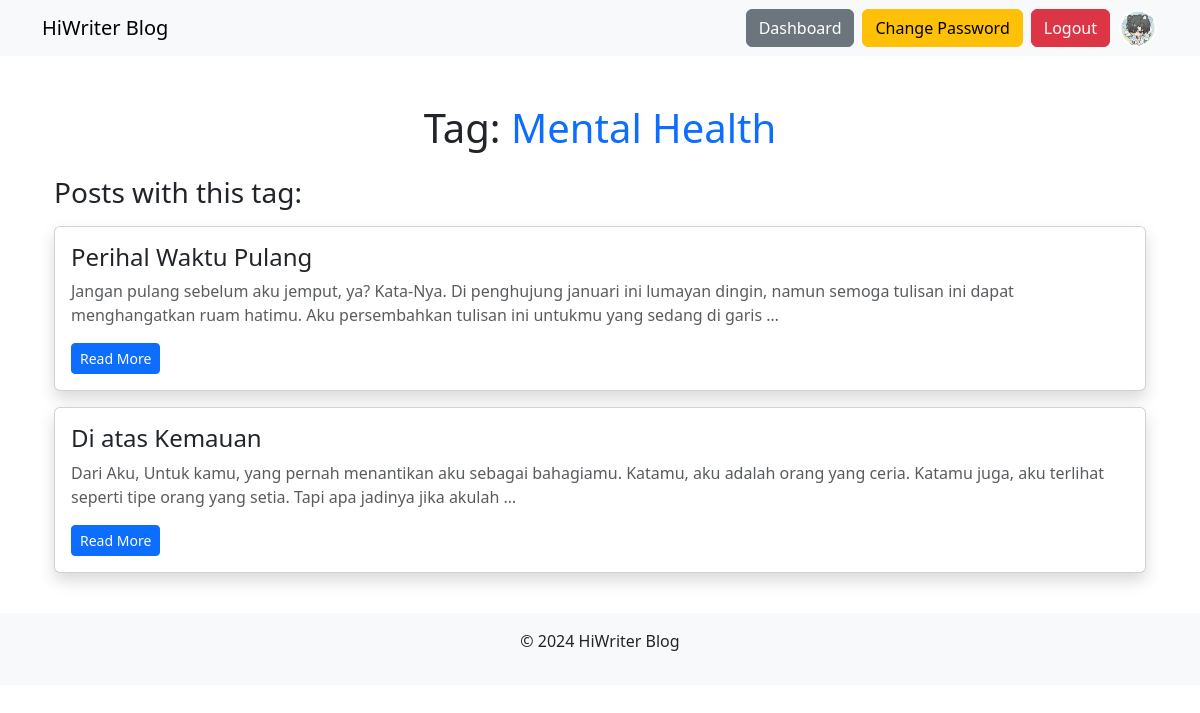
The page /tag/1/ (signed in) on the database its author committed.
### blog/models.py (models this page shows, shortened)
class Profile(models.Model):
    user = models.OneToOneField(User, on_delete=models.CASCADE)
    bio = models.TextField(blank=True, null=True)
    profile_picture = models.ImageField(
        upload_to='profile_pictures/',
        blank=True,
        null=True,
        default='profile_pictures/default-profile.jpg'
    )

class Tag(models.Model):
    name = models.CharField(max_length=255)
    category = models.ForeignKey(Category, on_delete=models.CASCADE)

class Post(models.Model):
    title = models.CharField(max_length=200)
    content = models.TextField()
    author = models.ForeignKey(User, on_delete=models.CASCADE)
    created_at = models.DateTimeField(auto_now_add=True)
    image = models.ImageField(upload_to='post_images/', blank=True, null=True)
    category = models.ForeignKey(Category, on_delete=models.SET_NULL, null=True, blank=True)
    tags = models.ManyToManyField('Tag', blank=True)

### blog/views.py (the view)
# urls.py: path('tag/<int:pk>/', views.TagDetailView.as_view(), name='tag_detail'),
class TagDetailView(ListView):
    model = Post
    template_name = 'blog/tag_detail.html'
    context_object_name = 'tag'
    def get_queryset(self):
        tag = get_object_or_404(Tag, pk=self.kwargs['pk'])
        return Post.objects.filter(tags=tag)
    def get_context_data(self, **kwargs):
        context = super().get_context_data(**kwargs)
        context['tag'] = get_object_or_404(Tag, pk=self.kwargs['pk'])
        return context

### blog/templates/blog/tag_detail.html (shortened to what this page needs)
{% extends 'blog/base.html' %}
{% block content %}
<div class="container mt-5">
    <div class="row">
        <div class="col-md-12">
            <h1 class="text-center mb-4">Tag: <span class="text-primary">{{ tag.name }}</span></h1>
            <h3 class="mb-3">Posts with this tag:</h3>
            {% for post in tag.post_set.all %}
                <div class="card mb-3 shadow">
                    <div class="card-body">
                        <h4 class="card-title"><a href="{% url 'post_detail' post.pk %}" class="text-decoration-none text-dark">{{ post.title }}</a></h4>
                        <p class="card-text text-muted">{{ post.content|truncatewords:30 }}</p>
                        <a href="{% url 'post_detail' post.pk %}" class="btn btn-primary btn-sm">Read More</a>
                    </div>
                </div>
            {% empty %}
                <p class="text-muted">No posts with this tag yet.</p>
            {% endfor %}
        </div>
    </div>
</div>
{% endblock %}

### blog/templates/blog/base.html (shortened to what this page needs)
<!DOCTYPE html>
<html lang="en">
<head>
    <link href="https://cdn.jsdelivr.net/npm/bootstrap@5.3.0-alpha3/dist/css/bootstrap.min.css" rel="stylesheet">
    {% load static %}
    <link rel="stylesheet" href="{% static 'blog/styles.css' %}">
</head>
<body>
<nav class="navbar navbar-expand-lg navbar-light bg-light">
    <div class="container">
        <a class="navbar-brand" href="{% url 'home' %}" >HiWriter Blog</a>
        <div class="d-flex ms-auto align-items-center">
            {% if user.is_authenticated %}
                <a href="/dashboard/" class="btn btn-secondary me-2">Dashboard</a>
                <a href="{% url 'change_password' %}" class="btn btn-warning me-2">Change Password</a>
                <a href="/logout/" class="btn btn-danger me-2">Logout</a>
                {% if user.profile.profile_picture %}
                    <a href="{% url 'profile' %}" class="d-flex align-items-center">
                        <img src="{{ user.profile.profile_picture.url }}" alt="Profile" class="rounded-circle profile-img" style="width: 40px; height: 40px; object-fit: cover;">
                    </a>
                {% endif %}
            {% else %}
                <a href="/login/" class="btn btn-primary me-2">Login</a>
                <a href="/register/" class="btn btn-secondary">Register</a>
            {% endif %}
        </div>
    </div>
</nav>
<div class="container mt-4">
    {% block content %}{% endblock %}
</div>
<footer class="bg-light text-center py-3 mt-4">
    <p>&copy; 2024 HiWriter Blog</p>
</footer>
</body>
</html>

### blog/static/blog/styles.css (style rules this page uses)
.navbar img { width: 40px; height: 40px; border-radius: 50%; object-fit: cover; }
.profile-img { width: 40px; height: 40px; border-radius: 50%; object-fit: cover; }

### rows shown on the page
Tag: name "Mental Health"
Post: title "Perihal Waktu Pulang", content "Jangan pulang sebelum aku jemput, ya? Kata-Nya. Di penghujung januari ini lumayan dingin, namun semoga tulisan ini dapat menghangatkan ruam hatimu. Aku persembahkan tulisan ini untukmu yang sedang di garis …"
Post: title "Di atas Kemauan", content "Dari Aku, Untuk kamu, yang pernah menantikan aku sebagai bahagiamu. Katamu, aku adalah orang yang ceria. Katamu juga, aku terlihat seperti tipe orang yang setia. Tapi apa jadinya jika akulah …"
